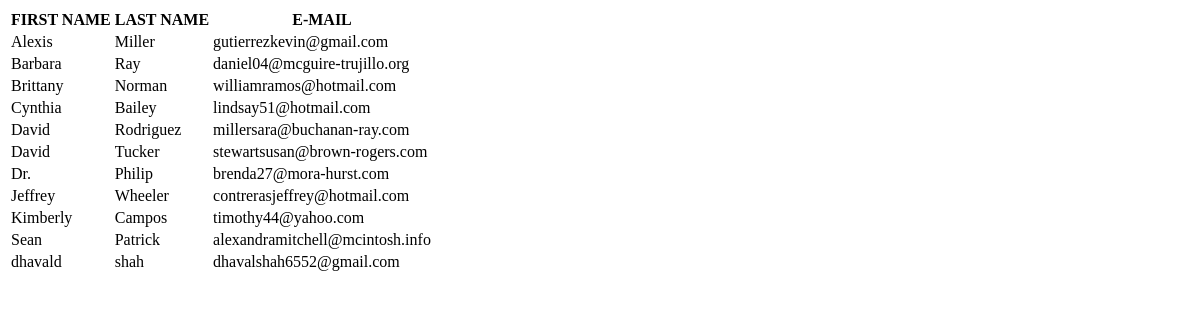
The page /mysecondapp/user/ on the database as committed earlier.
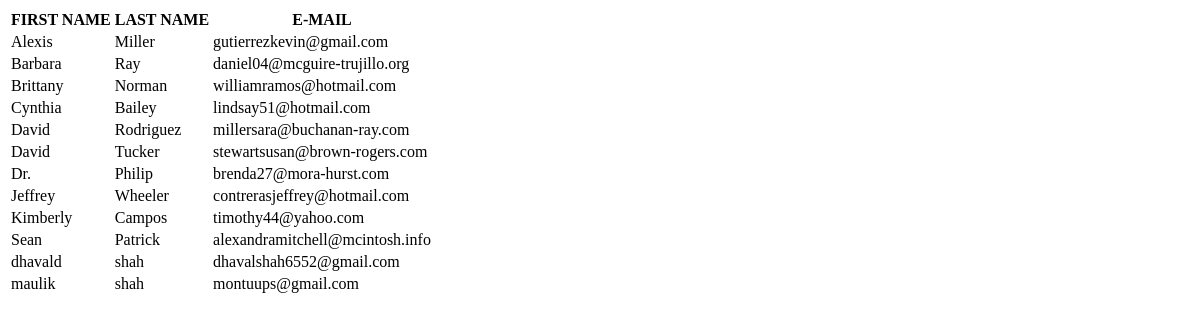
The same page on the database as committed later.
### mysecondapp/models.py (models this page shows, shortened)
class User(models.Model):
    first_name=models.CharField(max_length=100)
    last_name=models.CharField(max_length=100)
    email=models.EmailField(max_length=100,unique=True)

### mysecondapp/views.py (the view)
def user(request):
    user_list=User.objects.order_by('first_name')
    dic={'user_list':user_list}
    return render(request,'secondapp/users.html',context=dic)

### mysecondapp/templates/secondapp/users.html (shortened to what this page needs)
<!DOCTYPE html>
<html lang="en">
<head>
</head>
<body>
{% if user_list %}
    <table>
    <thead>
    <th>FIRST NAME</th>
    <th>LAST NAME</th>
    <th>E-MAIL</th>
    </thead>
    {% for user in user_list %}
    <tr>
    <td>{{ user.first_name }}</td>
    <td>{{ user.last_name }}</td>
    <td>{{ user.email }}</td>
    </tr>
    {% endfor %}
    </table>
    {% else %}
    <h1>No Records Found</h1>
{% endif %}
</body>
</html>

Rows that differ between the two databases and show on the page:
added User: first_name "maulik", last_name "shah", email "montuups@gmail.com"
